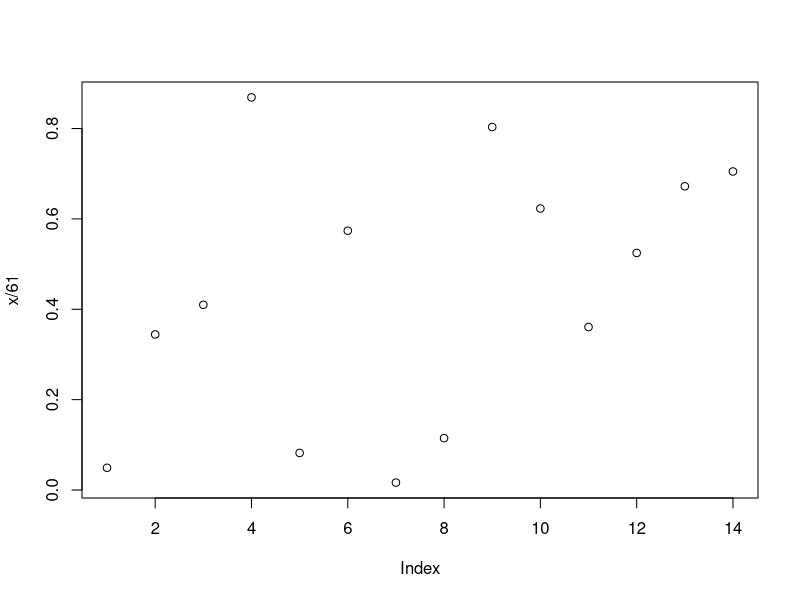
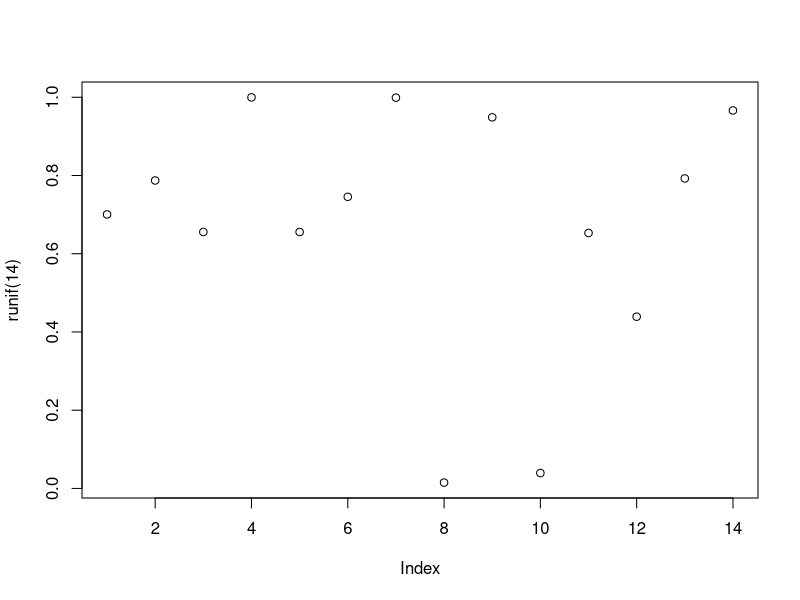
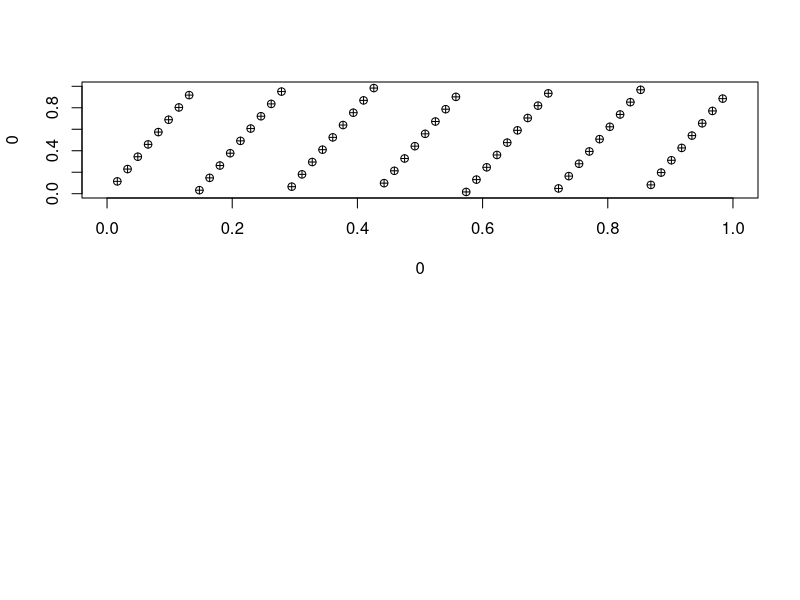

The R script that drew these images, in order: (Note: this script raises an error after producing the figures.)
#### Simulation Chapter 25
# prime modulus multiplicative linear congruential generator

# with a, m and x0

x = numeric(14) # list must have length(mod) because generator is full period
x[1] = 3 # set as seed
for (i in 2:14) x[i] = (7 * x[i - 1]) %% 61
print(x)
# notice how the list went back to the seed

plot(x/61)
plot(runif(14))


par(mfrow = c(2,1))
x = numeric(60) # list must have length(mod) because generator is full period
x[1] = 3 # set as seed
for (i in 2:60) x[i] = (7 * x[i - 1]) %% 61
u = x/61
plot(0, 0, type = 'n', xlim = c(0,1), ylim = c(0,1))
for (i in 2:60) points(u[i - 1], u[i], pch = 10)
points(u[60], u[1], pch = 10) # plot for pairs of random numbers


u = runif(60)
plot(0, 0, type = 'n', xlim = c(0,1), ylim = c(0.1))
for (i in 2:60) points(u[i - 1], u[i], pch = 10)
points(u[60], u[1], pch = 10)
par(mfrow = c(1,1))


### Monte Carlo for alternating men and women in 5 chairs
nrep = 100000
count = 0
for (i in 1:nrep) {
  x = sample(5)
  if (x[1] * x[3] * x[5] == 15) count = count + 1
} # 15 is from the position of the odd numbers; odd = male
print(count/nrep)


### Monte Carlo simulating the probability of rolling a ten in 3 fair dice
nrep = 100000
count = 0
for (i in 1:nrep) {
  roll = sample(1:6, 3, replace = T)
  if (sum(roll) == 10) count = count + 1
}
print(count/nrep)


### Exercise 25.2
nrep = 100000
count = 0
for (i in 1:nrep){
  roll = sample(1:6, 6, replace = T) # 6 faces, 6 rolls. no replace
  if (roll == sample(c(1, 2, 3, 4, 5, 6))) count = count + 1
  print(roll)
}
print(count/nrep)
#print(roll) # check the rolls for verification


### Exercise 25.3
nrep = 100000
count = 0
for (i in 1:nrep) {
  x = sample(c(rep('x', 40), c(rep('y', 10))))
  if (x == c('x', 'y', 'x')) count = count + 1
  print(x)
}
print(count/nrep)



### Urn exercise
set.seed(4)
nrep = 100000
count = 0
for (i in 1:nrep){
urn1 = c(0, 0, 0, 1, 1)
urn2 = c(0, 1, 1, 1)
x = sample(5, 1) # index for urn1 first ball
urn2 = c(urn2, urn1[x]) # transfer ball from urn1 to urn2
y = sample(5, 1) # set y as index of urn 2 ball picked
urn1[x] = urn2[y] # transfer from urn2 to urn1
if (sample(urn1, 1)==1) count = count + 1
}
print(count/nrep)




### calculate 90th percentile between 2 points
nrep = 1000000
x1 = runif(nrep)
x2 = runif(nrep)
y1 = runif(nrep)
y2 = runif(nrep)
d = sqrt((x1 - x2)^2 + (y1 - y2)^2)
sort(d)[0.9 * nrep] # sort results based on the 90th percentile
